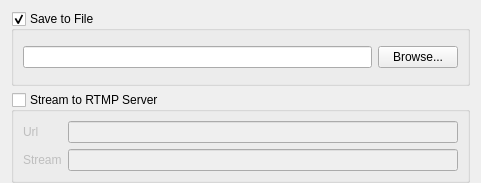
<?xml version="1.0" encoding="UTF-8"?>
<ui version="4.0">
 <class>GeneralSetting</class>
 <widget class="QWidget" name="GeneralSetting">
  <property name="geometry">
   <rect>
    <x>0</x>
    <y>0</y>
    <width>481</width>
    <height>183</height>
   </rect>
  </property>
  <property name="windowTitle">
   <string>Form</string>
  </property>
  <layout class="QVBoxLayout" name="verticalLayout">
   <property name="bottomMargin">
    <number>0</number>
   </property>
   <item>
    <widget class="QGroupBox" name="save_to_file_">
     <property name="title">
      <string>Save to File</string>
     </property>
     <property name="flat">
      <bool>false</bool>
     </property>
     <property name="checkable">
      <bool>true</bool>
     </property>
     <layout class="QHBoxLayout" name="horizontalLayout">
      <item>
       <widget class="QLineEdit" name="dest_file_"/>
      </item>
      <item>
       <widget class="QPushButton" name="open_dest_file_">
        <property name="text">
         <string>Browse...</string>
        </property>
       </widget>
      </item>
     </layout>
    </widget>
   </item>
   <item>
    <widget class="QGroupBox" name="stream_to_server_">
     <property name="title">
      <string>Stream to RTMP Server</string>
     </property>
     <property name="checkable">
      <bool>true</bool>
     </property>
     <property name="checked">
      <bool>false</bool>
     </property>
     <layout class="QGridLayout" name="gridLayout">
      <item row="0" column="0">
       <widget class="QLabel" name="label">
        <property name="text">
         <string>Url</string>
        </property>
       </widget>
      </item>
      <item row="0" column="1">
       <widget class="QLineEdit" name="rtmp_url_">
        <property name="text">
         <string/>
        </property>
       </widget>
      </item>
      <item row="1" column="0">
       <widget class="QLabel" name="label_2">
        <property name="text">
         <string>Stream</string>
        </property>
       </widget>
      </item>
      <item row="1" column="1">
       <widget class="QLineEdit" name="rtmp_stream_">
        <property name="text">
         <string/>
        </property>
       </widget>
      </item>
     </layout>
    </widget>
   </item>
  </layout>
 </widget>
 <resources/>
 <connections/>
</ui>
